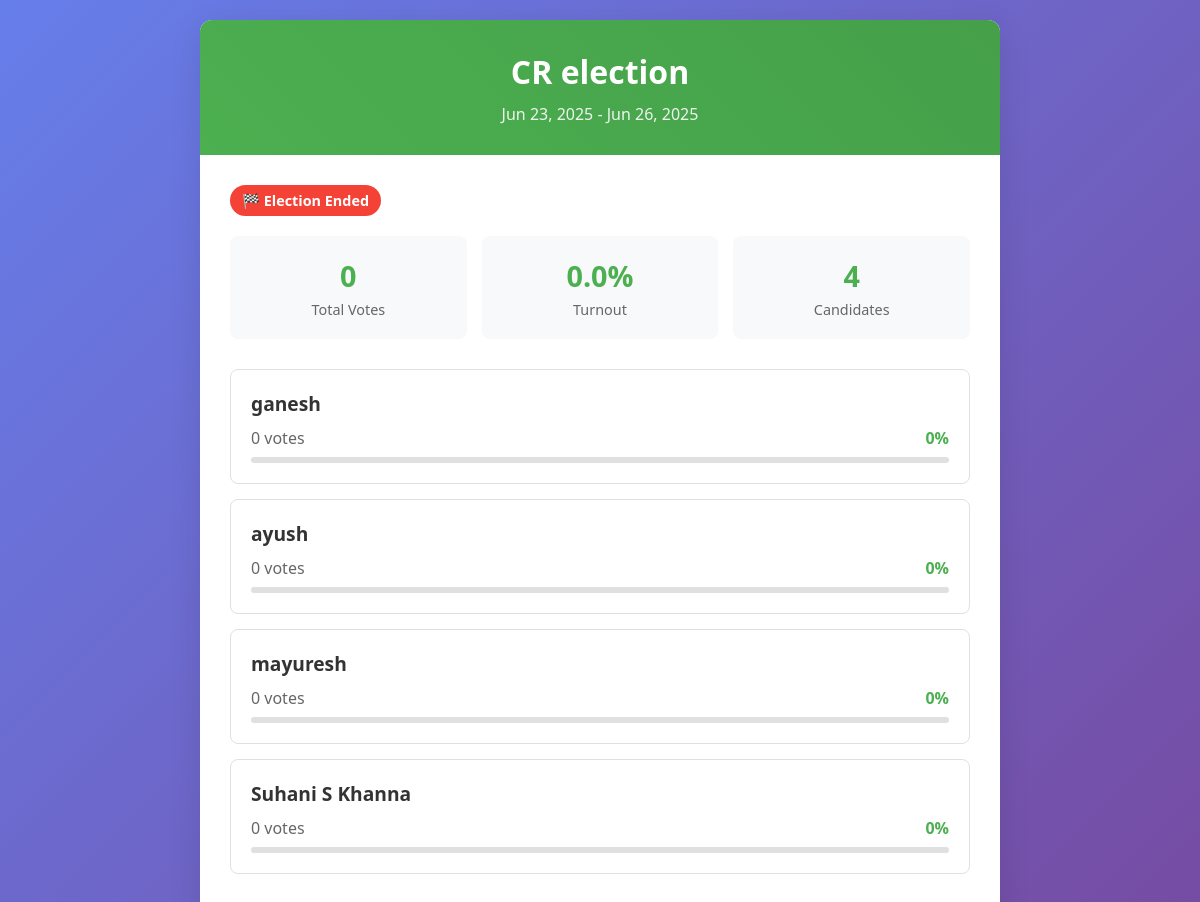
The page /results/ (signed in) on the database as committed earlier.
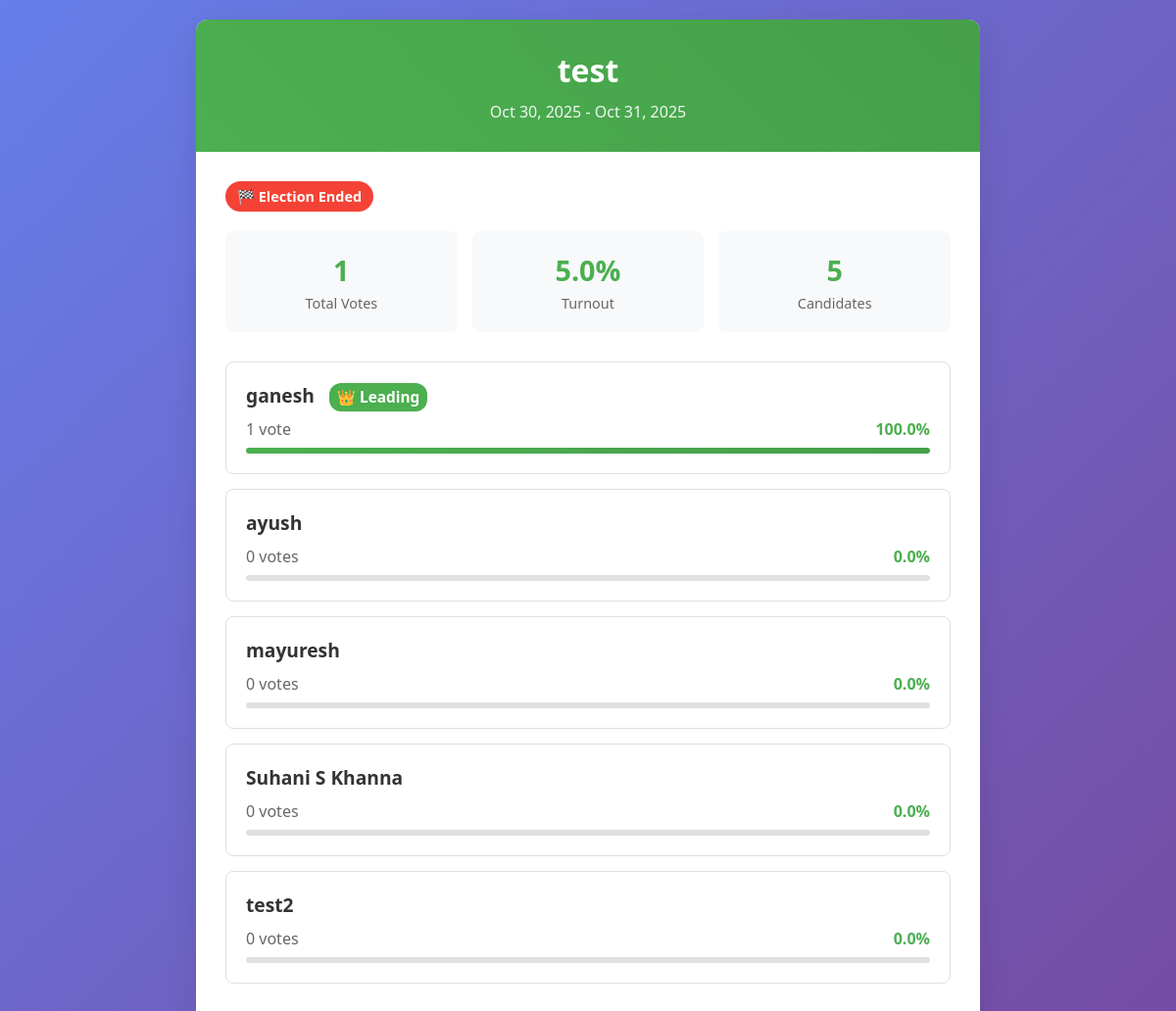
The same page on the database as committed later.
### voting/models.py (models this page shows, shortened)
class Election(models.Model):
    name = models.CharField(max_length=255)
    start_date = models.DateTimeField()
    end_date = models.DateTimeField()
    is_active = models.BooleanField(default=True)
    def is_voting_open(self):
        now = timezone.now()
        return self.is_active and self.start_date <= now <= self.end_date
    def has_ended(self):
        return timezone.now() > self.end_date

class CandidateProfile(models.Model):
    user = models.OneToOneField(CustomUser, on_delete=models.CASCADE)
    manifesto = models.TextField(blank=True, help_text="Your campaign manifesto and promises")
    slogan = models.CharField(max_length=200, blank=True, help_text="Campaign slogan or motto")
    votes_received = models.IntegerField(default=0)

class CustomUser(AbstractUser):
    ROLE_CHOICES = (
        ('voter', 'Voter'),
        ('candidate', 'Candidate'),
        ('admin', 'Admin'),
    )
    BRANCH_CHOICES = [
        ('CSE', 'Computer Science'),
        ('ECE', 'Electronics and Communication'),
        ('ME', 'Mechanical'),
        ('CE', 'Civil'),
        ('EE', 'Electrical'),
    ]
    YEAR_CHOICES = [
        ('1', 'First Year'),
        ('2', 'Second Year'),
        ('3', 'Third Year'),
        ('4', 'Fourth Year'),
    ]
    role = models.CharField(max_length=10, choices=ROLE_CHOICES, default='voter')
    email = models.EmailField(unique=True)
    branch = models.CharField(max_length=50, choices=BRANCH_CHOICES, default='CSE')
    year_of_study = models.CharField(max_length=1, choices=YEAR_CHOICES, default='1')
    USERNAME_FIELD = 'email'
    REQUIRED_FIELDS = ['username']

### voting/views.py (the view)
# urls.py: path('results/', views.election_results, name='election_results'),
@login_required
def election_results(request, election_id=None):
    election = (get_object_or_404(Election, id=election_id) if election_id
               else Election.objects.filter(is_active=True).first())
    if not election:
        return render(request, 'voting/no_active_election.html')
    if request.user.role != 'admin' and not election.has_ended():
        raise PermissionDenied("Results viewable by admins only or after election ends.")
    candidates_with_votes = []
    for candidate in CandidateProfile.objects.all():
        vote_count = Vote.objects.filter(candidate=candidate, election=election).count()
        candidates_with_votes.append({
            'candidate': candidate,
            'votes': vote_count,
            'percentage': 0
        })
    total_votes = sum(item['votes'] for item in candidates_with_votes)
    for item in candidates_with_votes:
        if total_votes > 0:
            item['percentage'] = round((item['votes'] / total_votes) * 100, 2)
    candidates_with_votes.sort(key=lambda x: x['votes'], reverse=True)
    total_eligible_voters = VoterProfile.objects.count()
    voter_turnout = round((total_votes / total_eligible_voters) * 100, 2) if total_eligible_voters > 0 else 0
    return render(request, 'voting/results.html', {
        'election': election,
        'candidates_with_votes': candidates_with_votes,
        'total_votes': total_votes,
        'total_eligible_voters': total_eligible_voters,
        'voter_turnout': voter_turnout,
        'election_ended': election.has_ended(),
        'election_active': election.is_voting_open(),
    })

### voting/templates/voting/results.html (shortened to what this page needs)
<!DOCTYPE html>
<html lang="en">
<head>
</head>
<body>
    <div class="container">
        <div class="header">
            <h1>{{ election.name }}</h1>
            <p>{{ election.start_date|date:"M j, Y" }} - {{ election.end_date|date:"M j, Y" }}</p>
        </div>
        <div class="content">
            {% if election_active %}
                <span class="status status-active">🗳️ Voting Open</span>
            {% elif election_ended %}
                <span class="status status-ended">🏁 Election Ended</span>
            {% else %}
                <span class="status status-inactive">⏳ Voting Closed</span>
            {% endif %}
            <div class="stats">
                <div class="stat">
                    <div class="stat-number">{{ total_votes }}</div>
                    <div class="stat-label">Total Votes</div>
                </div>
                <div class="stat">
                    <div class="stat-number">{{ voter_turnout }}%</div>
                    <div class="stat-label">Turnout</div>
                </div>
                <div class="stat">
                    <div class="stat-number">{{ candidates_with_votes|length }}</div>
                    <div class="stat-label">Candidates</div>
                </div>
            </div>
            {% if candidates_with_votes %}
                {% for item in candidates_with_votes %}
                    <div class="candidate">
                        <div class="candidate-name">
                            {{ item.candidate.user.get_full_name|default:item.candidate.user.username }}
                            {% if forloop.first and item.votes > 0 %}
                                <span class="winner-badge">👑 Leading</span>
                            {% endif %}
                        </div>
                        <div class="vote-bar">
                            <span class="votes">{{ item.votes }} vote{{ item.votes|pluralize }}</span>
                            <span class="percentage">{{ item.percentage }}%</span>
                        </div>
                        <div class="progress">
                            <div class="progress-fill" style="width: {{ item.percentage }}%"></div>
                        </div>
                    </div>
                {% endfor %}
            {% else %}
                <div class="no-results">
                    <h3>No votes cast yet</h3>
                    <p>Results will appear once voting begins</p>
                </div>
            {% endif %}
        </div>
    </div>
</body>
</html>

### voting/templates/voting/results.html (style rules this page uses)
* { margin: 0; padding: 0; box-sizing: border-box; }
body { font-family: 'Segoe UI', Tahoma, Geneva, Verdana, sans-serif; background: linear-gradient(135deg, #667eea 0%, #764ba2 100%); min-height: 100vh; padding: 20px; }
.container { max-width: 800px; margin: 0 auto; background: white; border-radius: 12px; box-shadow: 0 8px 32px rgba(0,0,0,0.1); overflow: hidden; }
.header { background: linear-gradient(45deg, #4CAF50, #45a049); color: white; padding: 30px; text-align: center; }
.header h1 { font-size: 2em; margin-bottom: 10px; }
.header p { opacity: 0.9; }
.content { padding: 30px; }
.stats { display: grid; grid-template-columns: repeat(auto-fit, minmax(150px, 1fr)); gap: 15px; margin-bottom: 30px; }
.stat { text-align: center; padding: 20px; background: #f8f9fa; border-radius: 8px; }
.stat-number { font-size: 1.8em; font-weight: bold; color: #4CAF50; }
.stat-label { color: #666; font-size: 0.9em; margin-top: 5px; }
.candidate { border: 1px solid #e0e0e0; border-radius: 8px; padding: 20px; margin-bottom: 15px; position: relative; transition: transform 0.2s; }
.candidate-name { font-size: 1.2em; font-weight: bold; margin-bottom: 10px; color: #333; }
.winner-badge { background: #4CAF50; color: white; padding: 4px 8px; border-radius: 12px; font-size: 0.8em; margin-left: 10px; }
.vote-bar { display: flex; justify-content: space-between; align-items: center; margin-bottom: 8px; }
.votes { color: #666; }
.percentage { font-weight: bold; color: #4CAF50; }
.progress { width: 100%; height: 6px; background: #e0e0e0; border-radius: 3px; overflow: hidden; }
.progress-fill { height: 100%; background: linear-gradient(90deg, #4CAF50, #45a049); transition: width 0.8s ease; }
.status { display: inline-block; padding: 6px 12px; border-radius: 20px; font-size: 0.9em; font-weight: bold; margin-bottom: 20px; }
.status-ended { background: #f44336; color: white; }

Rows that differ between the two databases and show on the page:
no longer on this page (row edited): Election: name "CR election", start_date "Jun 23, 2025", end_date "Jun 26, 2025"
added Election: name "test", start_date "Oct 30, 2025", end_date "Oct 31, 2025"
changed CandidateProfile "ganesh": votes "0" → "1"; percentage "0" → "100.0"; now shows "👑 Leading"
computed for CandidateProfile "ayush": percentage "0" → "0.0"
computed for CandidateProfile "mayuresh": percentage "0" → "0.0"
computed for CandidateProfile "Suhani S Khanna": percentage "0" → "0.0"
added CandidateProfile: candidate.user.get_full_name "test2", votes "0", percentage "0.0"
Other text that changed with them:
{{ total_votes }}: "0" → "1"
{{ voter_turnout }}: "0.0" → "5.0"
{{ candidates_with_votes|length }}: "4" → "5"
